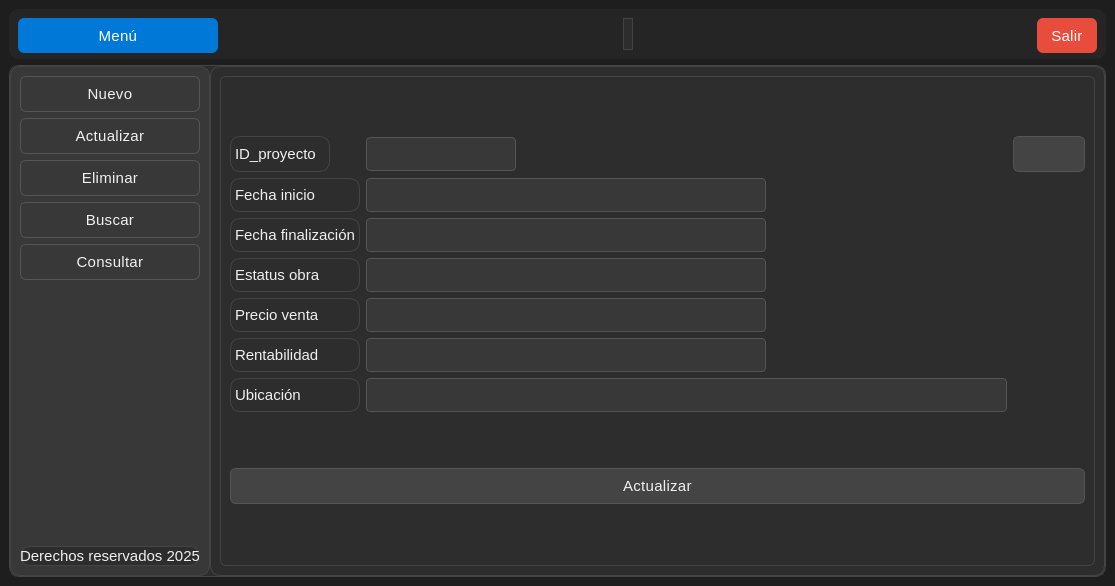
<?xml version="1.0" encoding="UTF-8"?>
<ui version="4.0">
 <class>MainWindow</class>
 <widget class="QMainWindow" name="MainWindow">
  <property name="geometry">
   <rect>
    <x>0</x>
    <y>0</y>
    <width>1115</width>
    <height>586</height>
   </rect>
  </property>
  <property name="windowTitle">
   <string>MainWindow</string>
  </property>
  <property name="styleSheet">
   <string notr="true">/*
 * Archivo de Estilo QSS - Tema Oscuro (Dark Mode)
 * Basado en la conversión de la paleta clara a oscura.
 */

/* === Estilo general === */
QMainWindow {
    /* Fondo principal oscuro */
    background-color: #1E1E1E;
    /* Color de texto claro */
    color: #F0F0F0;
    font-family: &quot;Segoe UI Variable&quot;, &quot;Roboto&quot;, &quot;Open Sans&quot;, sans-serif;
    font-size: 16px;
    font-weight: 300;
}

/* === Frames === */
QFrame {
    /* Fondo de frames de contenido oscuro */
    background-color: #2D2D2D;
    border-radius: 10px;
    /* Borde sutil en modo oscuro */
    border: 1px solid #444444;
}

/* Barra superior */
#frame_superior {
    /* Color ligeramente más oscuro que el fondo de frames */
    background-color: #252525;
    border: none;
}

/* Panel lateral */
#frame_lateral {
    /* Color para el panel lateral, más distinguible */
    background-color: #383838;
    border-right: 1px solid #444444; 
}

/* Área principal */
#frame_paginas {
    background-color: #2D2D2D;
}

/* === Botones Genéricos === */
QPushButton {
    /* Fondo de botón gris oscuro neutro */
    background-color: #444444;
    color: #F0F0F0;
    border: 1px solid #555555;
    border-radius: 6px;
    padding: 8px 14px;
    font-weight: 400;
    font-size: 15px;
    letter-spacing: 0.3px;
}

QPushButton:hover {
    /* Azul claro original para énfasis */
    background-color: #0078d7;
    color: #ffffff;
    border: 1px solid #0078d7;
}

QPushButton:pressed {
    /* Azul más oscuro para estado presionado */
    background-color: #005a9e;
    color: #ffffff;
    border: 1px solid #005a9e;
}

/* Botón principal (Menú) */
#boton_menu {
    background-color: #0078d7;
    color: white;
    border: none;
    font-weight: 400;
}
#boton_menu:hover {
    background-color: #006cbe;
}
#boton_menu:pressed {
    background-color: #005a9e;
}

/* Botón salir */
#boton_salir {
    /* Rojo de error/salir */
    background-color: #e74c3c;
    color: white;
    border: none;
}
#boton_salir:hover {
    background-color: #c0392b;
}
#boton_salir:pressed {
    background-color: #a93226;
}

/* === Campos de texto === */
QLineEdit {
    /* Fondo oscuro para la entrada de texto */
    background-color: #383838;
    color: #F0F0F0;
    border: 1px solid #555555;
    border-radius: 4px;
    padding: 6px 8px;
    font-size: 15px;
    font-weight: 300;
}

QLineEdit:focus {
    /* Borde de enfoque con el azul claro primario */
    border: 1px solid #0078d7;
    background-color: #3D4A5B; /* Fondo sutil al enfocar */
}

/* === Labels === */
QLabel {
    /* Texto claro */
    color: #F0F0F0;
    font-weight: 300;
    font-size: 15px;
}

/* Label inferior o secundario */
#label {
    /* Texto gris claro para secundario */
    color: #A0A0A0;
    font-size: 13px;
    font-style: italic;
}

/* === Stacked Widget === */
QStackedWidget {
    background-color: #2D2D2D;
    border: 1px solid #444444;
    border-radius: 6px;
}

/* === Scrollbars === */
QScrollBar:vertical {
    border: none;
    background: #383838; /* Fondo oscuro para el scrollbar */
    width: 10px;
    border-radius: 4px;
}
QScrollBar::handle:vertical {
    background: #555555; /* Handle gris oscuro */
    min-height: 20px;
    border-radius: 4px;
}
QScrollBar::handle:vertical:hover {
    /* Handle hover azul claro */
    background: #0078d7;
}
QScrollBar::add-line:vertical,
QScrollBar::sub-line:vertical {
    height: 0;
}

/* === Layouts === */
QVBoxLayout, QHBoxLayout {
    spacing: 10px;
}

/* === Botones laterales (Botones de Navegación) === */
#boton_agregar, #boton_buscar, #boton_actualizar, #boton_eliminar, #boton_consultar {
    /* Fondo y borde para botones laterales inactivos */
    background-color: #383838; /* Fondo igual al panel lateral */
    border: 1px solid #555555;
    color: #F0F0F0;
    font-weight: 400;
    font-size: 15px;
}

#boton_agregar:hover, 
#boton_buscar:hover, 
#boton_actualizar:hover, 
#boton_eliminar:hover,
#boton_consultar:hover {
    /* Fondo de hover ligeramente más claro */
    background-color: #4C4C4C; 
    border: 1px solid #4C4C4C;
    color: #ffffff;
}

#boton_agregar:pressed, 
#boton_buscar:pressed, 
#boton_actualizar:pressed, 
#boton_eliminar:pressed ,
#boton_consultar:pressed{
    /* Color de pressed */
    background-color: #5D5D5D;
}

/* === Tooltips === */
QToolTip {
    background-color: #383838;
    color: #F0F0F0;
    /* Borde con el azul claro primario */
    border: 1px solid #0078d7;
    padding: 6px;
    border-radius: 4px;
    font-size: 14px;
}</string>
  </property>
  <widget class="QWidget" name="centralwidget">
   <layout class="QVBoxLayout" name="verticalLayout" stretch="1,0">
    <item>
     <widget class="QFrame" name="frame_superior">
      <property name="minimumSize">
       <size>
        <width>0</width>
        <height>50</height>
       </size>
      </property>
      <property name="maximumSize">
       <size>
        <width>16777215</width>
        <height>50</height>
       </size>
      </property>
      <property name="frameShape">
       <enum>QFrame::StyledPanel</enum>
      </property>
      <property name="frameShadow">
       <enum>QFrame::Raised</enum>
      </property>
      <layout class="QHBoxLayout" name="horizontalLayout">
       <item>
        <widget class="QPushButton" name="boton_menu">
         <property name="minimumSize">
          <size>
           <width>200</width>
           <height>35</height>
          </size>
         </property>
         <property name="text">
          <string>Menú</string>
         </property>
         <property name="icon">
          <iconset>
           <normaloff>../../crudapp/resources/imagenes/boton_menu.png</normaloff>../../crudapp/resources/imagenes/boton_menu.png</iconset>
         </property>
         <property name="iconSize">
          <size>
           <width>32</width>
           <height>32</height>
          </size>
         </property>
        </widget>
       </item>
       <item>
        <spacer name="horizontalSpacer">
         <property name="orientation">
          <enum>Qt::Horizontal</enum>
         </property>
         <property name="sizeHint" stdset="0">
          <size>
           <width>145</width>
           <height>20</height>
          </size>
         </property>
        </spacer>
       </item>
       <item>
        <widget class="QLabel" name="label">
         <property name="text">
          <string/>
         </property>
        </widget>
       </item>
       <item>
        <spacer name="horizontalSpacer_2">
         <property name="orientation">
          <enum>Qt::Horizontal</enum>
         </property>
         <property name="sizeHint" stdset="0">
          <size>
           <width>144</width>
           <height>20</height>
          </size>
         </property>
        </spacer>
       </item>
       <item>
        <widget class="QPushButton" name="boton_salir">
         <property name="minimumSize">
          <size>
           <width>0</width>
           <height>35</height>
          </size>
         </property>
         <property name="text">
          <string>Salir</string>
         </property>
         <property name="icon">
          <iconset>
           <normaloff>../../crudapp/resources/imagenes/salir.png</normaloff>../../crudapp/resources/imagenes/salir.png</iconset>
         </property>
         <property name="iconSize">
          <size>
           <width>32</width>
           <height>32</height>
          </size>
         </property>
        </widget>
       </item>
      </layout>
     </widget>
    </item>
    <item>
     <widget class="QFrame" name="frame_central">
      <property name="frameShape">
       <enum>QFrame::StyledPanel</enum>
      </property>
      <property name="frameShadow">
       <enum>QFrame::Raised</enum>
      </property>
      <layout class="QHBoxLayout" name="horizontalLayout_2">
       <property name="spacing">
        <number>0</number>
       </property>
       <property name="leftMargin">
        <number>0</number>
       </property>
       <property name="topMargin">
        <number>0</number>
       </property>
       <property name="rightMargin">
        <number>0</number>
       </property>
       <property name="bottomMargin">
        <number>0</number>
       </property>
       <item>
        <widget class="QFrame" name="frame_lateral">
         <property name="minimumSize">
          <size>
           <width>200</width>
           <height>0</height>
          </size>
         </property>
         <property name="maximumSize">
          <size>
           <width>0</width>
           <height>16777215</height>
          </size>
         </property>
         <property name="frameShape">
          <enum>QFrame::StyledPanel</enum>
         </property>
         <property name="frameShadow">
          <enum>QFrame::Raised</enum>
         </property>
         <layout class="QVBoxLayout" name="verticalLayout_2">
          <item>
           <widget class="QPushButton" name="boton_agregar">
            <property name="text">
             <string>Nuevo</string>
            </property>
            <property name="icon">
             <iconset>
              <normaloff>../../crudapp/resources/imagenes/boton_agregar.png</normaloff>../../crudapp/resources/imagenes/boton_agregar.png</iconset>
            </property>
            <property name="iconSize">
             <size>
              <width>32</width>
              <height>32</height>
             </size>
            </property>
           </widget>
          </item>
          <item>
           <widget class="QPushButton" name="boton_actualizar">
            <property name="text">
             <string>Actualizar</string>
            </property>
            <property name="icon">
             <iconset>
              <normaloff>../../crudapp/resources/imagenes/boton_modificar.png</normaloff>../../crudapp/resources/imagenes/boton_modificar.png</iconset>
            </property>
            <property name="iconSize">
             <size>
              <width>32</width>
              <height>32</height>
             </size>
            </property>
           </widget>
          </item>
          <item>
           <widget class="QPushButton" name="boton_eliminar">
            <property name="text">
             <string>Eliminar</string>
            </property>
            <property name="icon">
             <iconset>
              <normaloff>../../crudapp/resources/imagenes/boton_eliminar.png</normaloff>../../crudapp/resources/imagenes/boton_eliminar.png</iconset>
            </property>
            <property name="iconSize">
             <size>
              <width>32</width>
              <height>32</height>
             </size>
            </property>
           </widget>
          </item>
          <item>
           <widget class="QPushButton" name="boton_buscar">
            <property name="text">
             <string>Buscar</string>
            </property>
            <property name="icon">
             <iconset>
              <normaloff>../../crudapp/resources/imagenes/BUSCAR.png</normaloff>../../crudapp/resources/imagenes/BUSCAR.png</iconset>
            </property>
            <property name="iconSize">
             <size>
              <width>32</width>
              <height>32</height>
             </size>
            </property>
           </widget>
          </item>
          <item>
           <widget class="QPushButton" name="boton_consultar">
            <property name="text">
             <string>Consultar</string>
            </property>
            <property name="icon">
             <iconset>
              <normaloff>../../crudapp/resources/imagenes/boton_consultar.png</normaloff>../../crudapp/resources/imagenes/boton_consultar.png</iconset>
            </property>
            <property name="iconSize">
             <size>
              <width>32</width>
              <height>32</height>
             </size>
            </property>
           </widget>
          </item>
          <item>
           <spacer name="verticalSpacer">
            <property name="orientation">
             <enum>Qt::Vertical</enum>
            </property>
            <property name="sizeHint" stdset="0">
             <size>
              <width>20</width>
              <height>177</height>
             </size>
            </property>
           </spacer>
          </item>
          <item>
           <widget class="QLabel" name="label_mensaje">
            <property name="text">
             <string>Derechos reservados 2025</string>
            </property>
            <property name="alignment">
             <set>Qt::AlignCenter</set>
            </property>
           </widget>
          </item>
         </layout>
        </widget>
       </item>
       <item>
        <widget class="QFrame" name="frame_paginas">
         <property name="frameShape">
          <enum>QFrame::StyledPanel</enum>
         </property>
         <property name="frameShadow">
          <enum>QFrame::Raised</enum>
         </property>
         <layout class="QVBoxLayout" name="verticalLayout_3">
          <item>
           <widget class="QStackedWidget" name="stackedWidget">
            <property name="currentIndex">
             <number>1</number>
            </property>
            <widget class="QWidget" name="page_agregar">
             <layout class="QVBoxLayout" name="verticalLayout_6">
              <item>
               <layout class="QVBoxLayout" name="verticalLayout_4">
                <item>
                 <layout class="QGridLayout" name="gridLayout">
                  <item row="4" column="1">
                   <widget class="QLineEdit" name="precio_agregar">
                    <property name="maximumSize">
                     <size>
                      <width>400</width>
                      <height>16777215</height>
                     </size>
                    </property>
                   </widget>
                  </item>
                  <item row="3" column="0">
                   <widget class="QLabel" name="label_5">
                    <property name="text">
                     <string>Estatus obra</string>
                    </property>
                   </widget>
                  </item>
                  <item row="3" column="1">
                   <widget class="QLineEdit" name="estatus_agregar">
                    <property name="maximumSize">
                     <size>
                      <width>400</width>
                      <height>16777215</height>
                     </size>
                    </property>
                   </widget>
                  </item>
                  <item row="5" column="1">
                   <widget class="QLineEdit" name="rent_agregar">
                    <property name="maximumSize">
                     <size>
                      <width>400</width>
                      <height>16777215</height>
                     </size>
                    </property>
                   </widget>
                  </item>
                  <item row="5" column="0">
                   <widget class="QLabel" name="label_12">
                    <property name="text">
                     <string>Rentabilidad</string>
                    </property>
                   </widget>
                  </item>
                  <item row="1" column="0">
                   <widget class="QLabel" name="label_3">
                    <property name="text">
                     <string>Fecha inicio</string>
                    </property>
                   </widget>
                  </item>
                  <item row="2" column="1">
                   <widget class="QLineEdit" name="fin_agregar">
                    <property name="maximumSize">
                     <size>
                      <width>400</width>
                      <height>16777215</height>
                     </size>
                    </property>
                   </widget>
                  </item>
                  <item row="0" column="0">
                   <widget class="QLabel" name="label_2">
                    <property name="minimumSize">
                     <size>
                      <width>0</width>
                      <height>0</height>
                     </size>
                    </property>
                    <property name="maximumSize">
                     <size>
                      <width>100</width>
                      <height>16777215</height>
                     </size>
                    </property>
                    <property name="text">
                     <string>ID proyecto</string>
                    </property>
                   </widget>
                  </item>
                  <item row="0" column="1">
                   <widget class="QLineEdit" name="idproy_agregar">
                    <property name="minimumSize">
                     <size>
                      <width>150</width>
                      <height>0</height>
                     </size>
                    </property>
                    <property name="maximumSize">
                     <size>
                      <width>150</width>
                      <height>16777215</height>
                     </size>
                    </property>
                   </widget>
                  </item>
                  <item row="1" column="1">
                   <widget class="QLineEdit" name="inicio_agregar">
                    <property name="maximumSize">
                     <size>
                      <width>400</width>
                      <height>16777215</height>
                     </size>
                    </property>
                   </widget>
                  </item>
                  <item row="4" column="0">
                   <widget class="QLabel" name="label_9">
                    <property name="text">
                     <string>Precio venta</string>
                    </property>
                   </widget>
                  </item>
                  <item row="2" column="0">
                   <widget class="QLabel" name="label_4">
                    <property name="text">
                     <string>Fecha finalización</string>
                    </property>
                   </widget>
                  </item>
                  <item row="6" column="1">
                   <widget class="QLineEdit" name="ubi_agregar"/>
                  </item>
                  <item row="6" column="0">
                   <widget class="QLabel" name="label_26">
                    <property name="text">
                     <string>Ubicación</string>
                    </property>
                   </widget>
                  </item>
                 </layout>
                </item>
                <item>
                 <widget class="QPushButton" name="accion_guardar">
                  <property name="text">
                   <string>Guardar</string>
                  </property>
                  <property name="icon">
                   <iconset>
                    <normaloff>../../crudapp/resources/imagenes/guardar.png</normaloff>../../crudapp/resources/imagenes/guardar.png</iconset>
                  </property>
                  <property name="iconSize">
                   <size>
                    <width>32</width>
                    <height>32</height>
                   </size>
                  </property>
                 </widget>
                </item>
               </layout>
              </item>
             </layout>
            </widget>
            <widget class="QWidget" name="page_actualizar">
             <layout class="QVBoxLayout" name="verticalLayout_5">
              <item>
               <layout class="QGridLayout" name="gridLayout_2">
                <item row="4" column="1">
                 <widget class="QLineEdit" name="venta_actualizar">
                  <property name="maximumSize">
                   <size>
                    <width>400</width>
                    <height>16777215</height>
                   </size>
                  </property>
                 </widget>
                </item>
                <item row="0" column="1">
                 <widget class="QLineEdit" name="idproy_actualizar">
                  <property name="minimumSize">
                   <size>
                    <width>150</width>
                    <height>0</height>
                   </size>
                  </property>
                  <property name="maximumSize">
                   <size>
                    <width>150</width>
                    <height>16777215</height>
                   </size>
                  </property>
                 </widget>
                </item>
                <item row="2" column="1">
                 <widget class="QLineEdit" name="fin_actualizar">
                  <property name="maximumSize">
                   <size>
                    <width>400</width>
                    <height>16777215</height>
                   </size>
                  </property>
                 </widget>
                </item>
                <item row="1" column="1">
                 <widget class="QLineEdit" name="inicio_actualizar">
                  <property name="maximumSize">
                   <size>
                    <width>400</width>
                    <height>16777215</height>
                   </size>
                  </property>
                 </widget>
                </item>
                <item row="1" column="0">
                 <widget class="QLabel" name="label_7">
                  <property name="text">
                   <string>Fecha inicio</string>
                  </property>
                 </widget>
                </item>
                <item row="2" column="0">
                 <widget class="QLabel" name="label_8">
                  <property name="text">
                   <string>Fecha finalización</string>
                  </property>
                 </widget>
                </item>
                <item row="0" column="2">
                 <widget class="QPushButton" name="buscar_actualizar">
                  <property name="text">
                   <string/>
                  </property>
                  <property name="icon">
                   <iconset>
                    <normaloff>../../crudapp/resources/imagenes/BUSCAR.png</normaloff>../../crudapp/resources/imagenes/BUSCAR.png</iconset>
                  </property>
                  <property name="iconSize">
                   <size>
                    <width>32</width>
                    <height>32</height>
                   </size>
                  </property>
                 </widget>
                </item>
                <item row="3" column="0">
                 <widget class="QLabel" name="label_16">
                  <property name="text">
                   <string>Estatus obra</string>
                  </property>
                 </widget>
                </item>
                <item row="5" column="1">
                 <widget class="QLineEdit" name="renta_actualizar">
                  <property name="maximumSize">
                   <size>
                    <width>400</width>
                    <height>16777215</height>
                   </size>
                  </property>
                 </widget>
                </item>
                <item row="0" column="0">
                 <widget class="QLabel" name="label_6">
                  <property name="minimumSize">
                   <size>
                    <width>0</width>
                    <height>0</height>
                   </size>
                  </property>
                  <property name="maximumSize">
                   <size>
                    <width>100</width>
                    <height>16777215</height>
                   </size>
                  </property>
                  <property name="text">
                   <string>ID_proyecto</string>
                  </property>
                 </widget>
                </item>
                <item row="4" column="0">
                 <widget class="QLabel" name="label_18">
                  <property name="text">
                   <string>Precio venta</string>
                  </property>
                 </widget>
                </item>
                <item row="5" column="0">
                 <widget class="QLabel" name="label_19">
                  <property name="text">
                   <string>Rentabilidad</string>
                  </property>
                 </widget>
                </item>
                <item row="3" column="1">
                 <widget class="QLineEdit" name="estatus_actualizar">
                  <property name="maximumSize">
                   <size>
                    <width>400</width>
                    <height>16777215</height>
                   </size>
                  </property>
                 </widget>
                </item>
                <item row="6" column="1">
                 <widget class="QLineEdit" name="ubi_actualizar"/>
                </item>
                <item row="6" column="0">
                 <widget class="QLabel" name="label_27">
                  <property name="text">
                   <string>Ubicación</string>
                  </property>
                 </widget>
                </item>
               </layout>
              </item>
              <item>
               <widget class="QPushButton" name="accion_actualizar">
                <property name="text">
                 <string>Actualizar</string>
                </property>
                <property name="icon">
                 <iconset>
                  <normaloff>../../crudapp/resources/imagenes/boton_modificar.png</normaloff>../../crudapp/resources/imagenes/boton_modificar.png</iconset>
                </property>
                <property name="iconSize">
                 <size>
                  <width>32</width>
                  <height>32</height>
                 </size>
                </property>
               </widget>
              </item>
             </layout>
            </widget>
            <widget class="QWidget" name="page_eliminar">
             <layout class="QVBoxLayout" name="verticalLayout_7">
              <item>
               <layout class="QGridLayout" name="gridLayout_4">
                <item row="0" column="0">
                 <widget class="QLabel" name="label_17">
                  <property name="minimumSize">
                   <size>
                    <width>0</width>
                    <height>0</height>
                   </size>
                  </property>
                  <property name="maximumSize">
                   <size>
                    <width>100</width>
                    <height>16777215</height>
                   </size>
                  </property>
                  <property name="text">
                   <string>ID_proyecto</string>
                  </property>
                 </widget>
                </item>
                <item row="5" column="1">
                 <widget class="QLineEdit" name="rent_eliminar">
                  <property name="maximumSize">
                   <size>
                    <width>400</width>
                    <height>16777215</height>
                   </size>
                  </property>
                 </widget>
                </item>
                <item row="0" column="2">
                 <widget class="QPushButton" name="buscar_eliminar">
                  <property name="text">
                   <string/>
                  </property>
                  <property name="icon">
                   <iconset>
                    <normaloff>../../crudapp/resources/imagenes/BUSCAR.png</normaloff>../../crudapp/resources/imagenes/BUSCAR.png</iconset>
                  </property>
                  <property name="iconSize">
                   <size>
                    <width>32</width>
                    <height>32</height>
                   </size>
                  </property>
                 </widget>
                </item>
                <item row="4" column="1">
                 <widget class="QLineEdit" name="venta_eliminar">
                  <property name="maximumSize">
                   <size>
                    <width>400</width>
                    <height>16777215</height>
                   </size>
                  </property>
                 </widget>
                </item>
                <item row="3" column="1">
                 <widget class="QLineEdit" name="estatus_eliminar">
                  <property name="maximumSize">
                   <size>
                    <width>400</width>
                    <height>16777215</height>
                   </size>
                  </property>
                 </widget>
                </item>
                <item row="2" column="0">
                 <widget class="QLabel" name="label_14">
                  <property name="text">
                   <string>Fecha finalizacion</string>
                  </property>
                 </widget>
                </item>
                <item row="2" column="1">
                 <widget class="QLineEdit" name="fin_eliminar">
                  <property name="maximumSize">
                   <size>
                    <width>400</width>
                    <height>16777215</height>
                   </size>
                  </property>
                 </widget>
                </item>
                <item row="1" column="1">
                 <widget class="QLineEdit" name="inicio_eliminar">
                  <property name="maximumSize">
                   <size>
                    <width>400</width>
                    <height>16777215</height>
                   </size>
                  </property>
                 </widget>
                </item>
                <item row="1" column="0">
                 <widget class="QLabel" name="label_15">
                  <property name="text">
                   <string>Fecha inicio</string>
                  </property>
                 </widget>
                </item>
                <item row="0" column="1">
                 <widget class="QLineEdit" name="idproy_eliminar">
                  <property name="minimumSize">
                   <size>
                    <width>150</width>
                    <height>0</height>
                   </size>
                  </property>
                  <property name="maximumSize">
                   <size>
                    <width>150</width>
                    <height>16777215</height>
                   </size>
                  </property>
                 </widget>
                </item>
                <item row="3" column="0">
                 <widget class="QLabel" name="label_20">
                  <property name="text">
                   <string>Estatus obra</string>
                  </property>
                 </widget>
                </item>
                <item row="4" column="0">
                 <widget class="QLabel" name="label_21">
                  <property name="text">
                   <string>Precio venta</string>
                  </property>
                 </widget>
                </item>
                <item row="5" column="0">
                 <widget class="QLabel" name="label_22">
                  <property name="text">
                   <string>Rentabilidad</string>
                  </property>
                 </widget>
                </item>
                <item row="6" column="1">
                 <widget class="QLineEdit" name="ubi_eliminar"/>
                </item>
                <item row="6" column="0">
                 <widget class="QLabel" name="label_28">
                  <property name="text">
                   <string>Ubicación</string>
                  </property>
                 </widget>
                </item>
               </layout>
              </item>
              <item>
               <widget class="QPushButton" name="accion_eliminar">
                <property name="text">
                 <string>Eliminar</string>
                </property>
                <property name="icon">
                 <iconset>
                  <normaloff>../../crudapp/resources/imagenes/boton_eliminar.png</normaloff>../../crudapp/resources/imagenes/boton_eliminar.png</iconset>
                </property>
                <property name="iconSize">
                 <size>
                  <width>32</width>
                  <height>32</height>
                 </size>
                </property>
               </widget>
              </item>
             </layout>
            </widget>
            <widget class="QWidget" name="page_buscar">
             <layout class="QVBoxLayout" name="verticalLayout_8">
              <item>
               <layout class="QGridLayout" name="gridLayout_3">
                <item row="1" column="0">
                 <widget class="QLabel" name="label_11">
                  <property name="text">
                   <string>Fecha inicio</string>
                  </property>
                 </widget>
                </item>
                <item row="1" column="1">
                 <widget class="QLineEdit" name="inicio_buscar">
                  <property name="maximumSize">
                   <size>
                    <width>400</width>
                    <height>16777215</height>
                   </size>
                  </property>
                 </widget>
                </item>
                <item row="0" column="1">
                 <widget class="QLineEdit" name="idproy_buscar">
                  <property name="minimumSize">
                   <size>
                    <width>150</width>
                    <height>0</height>
                   </size>
                  </property>
                  <property name="maximumSize">
                   <size>
                    <width>150</width>
                    <height>16777215</height>
                   </size>
                  </property>
                 </widget>
                </item>
                <item row="4" column="1">
                 <widget class="QLineEdit" name="venta_buscar">
                  <property name="maximumSize">
                   <size>
                    <width>400</width>
                    <height>16777215</height>
                   </size>
                  </property>
                 </widget>
                </item>
                <item row="3" column="1">
                 <widget class="QLineEdit" name="estatus_buscar">
                  <property name="maximumSize">
                   <size>
                    <width>400</width>
                    <height>16777215</height>
                   </size>
                  </property>
                 </widget>
                </item>
                <item row="0" column="0">
                 <widget class="QLabel" name="label_13">
                  <property name="minimumSize">
                   <size>
                    <width>0</width>
                    <height>0</height>
                   </size>
                  </property>
                  <property name="maximumSize">
                   <size>
                    <width>100</width>
                    <height>16777215</height>
                   </size>
                  </property>
                  <property name="text">
                   <string>ID_proyecto</string>
                  </property>
                 </widget>
                </item>
                <item row="0" column="2">
                 <widget class="QPushButton" name="buscar_buscar">
                  <property name="text">
                   <string/>
                  </property>
                  <property name="icon">
                   <iconset>
                    <normaloff>../../crudapp/resources/imagenes/BUSCAR.png</normaloff>../../crudapp/resources/imagenes/BUSCAR.png</iconset>
                  </property>
                  <property name="iconSize">
                   <size>
                    <width>32</width>
                    <height>32</height>
                   </size>
                  </property>
                 </widget>
                </item>
                <item row="5" column="1">
                 <widget class="QLineEdit" name="rent_buscar">
                  <property name="maximumSize">
                   <size>
                    <width>400</width>
                    <height>16777215</height>
                   </size>
                  </property>
                 </widget>
                </item>
                <item row="5" column="0">
                 <widget class="QLabel" name="label_25">
                  <property name="text">
                   <string>Rentabilidad</string>
                  </property>
                 </widget>
                </item>
                <item row="3" column="0">
                 <widget class="QLabel" name="label_23">
                  <property name="text">
                   <string>Estatus obra</string>
                  </property>
                 </widget>
                </item>
                <item row="4" column="0">
                 <widget class="QLabel" name="label_24">
                  <property name="text">
                   <string>Precio venta</string>
                  </property>
                 </widget>
                </item>
                <item row="2" column="0">
                 <widget class="QLabel" name="label_10">
                  <property name="text">
                   <string>Fecha finalización</string>
                  </property>
                 </widget>
                </item>
                <item row="2" column="1">
                 <widget class="QLineEdit" name="fin_buscar">
                  <property name="maximumSize">
                   <size>
                    <width>400</width>
                    <height>16777215</height>
                   </size>
                  </property>
                 </widget>
                </item>
                <item row="6" column="1">
                 <widget class="QLineEdit" name="ubi_buscar"/>
                </item>
                <item row="6" column="0">
                 <widget class="QLabel" name="label_29">
                  <property name="text">
                   <string>Ubicación</string>
                  </property>
                 </widget>
                </item>
               </layout>
              </item>
              <item>
               <widget class="QPushButton" name="accion_limpiar">
                <property name="text">
                 <string>Limpiar</string>
                </property>
                <property name="icon">
                 <iconset>
                  <normaloff>../../crudapp/resources/imagenes/limpiar.png</normaloff>../../crudapp/resources/imagenes/limpiar.png</iconset>
                </property>
                <property name="iconSize">
                 <size>
                  <width>32</width>
                  <height>32</height>
                 </size>
                </property>
               </widget>
              </item>
             </layout>
            </widget>
            <widget class="QWidget" name="page_consultar">
             <layout class="QVBoxLayout" name="verticalLayout_9">
              <item>
               <widget class="QPushButton" name="refresh">
                <property name="text">
                 <string>Refresh</string>
                </property>
                <property name="icon">
                 <iconset>
                  <normaloff>../../crudapp/resources/imagenes/boton_refrescar.png</normaloff>../../crudapp/resources/imagenes/boton_refrescar.png</iconset>
                </property>
                <property name="iconSize">
                 <size>
                  <width>32</width>
                  <height>32</height>
                 </size>
                </property>
               </widget>
              </item>
              <item>
               <widget class="QTableWidget" name="tabla_consulta">
                <property name="styleSheet">
                 <string notr="true">/* === Tablas === */
QTableWidget {
    background-color: #ffffff;
    color: #333333;
    gridline-color: #e0e0e0;
    border: 1px solid #dcdcdc;
    border-radius: 6px;
    font-family: &quot;Segoe UI Variable&quot;, &quot;Roboto&quot;, &quot;Open Sans&quot;, sans-serif;
    font-size: 15px;
    font-weight: 300;
    selection-background-color: #e8f0fe; /* azul claro al seleccionar */
    selection-color: #0078d7;
    alternate-background-color: #f9fafc; /* filas alternadas */
}

/* Cabecera horizontal */
QHeaderView::section {
    background-color: #f1f3f6;
    color: #333333;
    border: 1px solid #dcdcdc;
    border-radius: 4px;
    font-weight: 400;
    font-size: 15px;
    padding: 8px;
}

/* Cabecera horizontal al pasar el cursor */
QHeaderView::section:hover {
    background-color: #e8ecf1;
}

/* Celdas */
QTableWidget::item {
    padding: 6px;
    border: none;
}

/* Celda seleccionada */
QTableWidget::item:selected {
    background-color: #e8f0fe;
    color: #0078d7;
}

/* Bordes del header alineados al contenido */
QHeaderView {
    border: none;
}

/* Barra de desplazamiento dentro de la tabla */
QTableCornerButton::section {
    background-color: #f1f3f6;
    border: 1px solid #dcdcdc;
}

/* Scrollbars coherentes dentro de tablas */
QTableWidget QScrollBar:vertical {
    border: none;
    background: #f0f0f0;
    width: 10px;
    border-radius: 4px;
}
QTableWidget QScrollBar::handle:vertical {
    background: #cccccc;
    min-height: 20px;
    border-radius: 4px;
}
QTableWidget QScrollBar::handle:vertical:hover {
    background: #0078d7;
}
QTableWidget QScrollBar::add-line:vertical,
QTableWidget QScrollBar::sub-line:vertical {
    height: 0;
}</string>
                </property>
                <column>
                 <property name="text">
                  <string>ID proyecto</string>
                 </property>
                </column>
                <column>
                 <property name="text">
                  <string>Fecha inicio</string>
                 </property>
                </column>
                <column>
                 <property name="text">
                  <string>Fecha finalización</string>
                 </property>
                </column>
                <column>
                 <property name="text">
                  <string>Estatus obra</string>
                 </property>
                </column>
                <column>
                 <property name="text">
                  <string>Precio venta</string>
                 </property>
                </column>
                <column>
                 <property name="text">
                  <string>Rentabilidad</string>
                 </property>
                </column>
                <column>
                 <property name="text">
                  <string>Ubicación</string>
                 </property>
                </column>
               </widget>
              </item>
             </layout>
            </widget>
           </widget>
          </item>
         </layout>
        </widget>
       </item>
      </layout>
     </widget>
    </item>
   </layout>
  </widget>
 </widget>
 <resources/>
 <connections/>
</ui>
